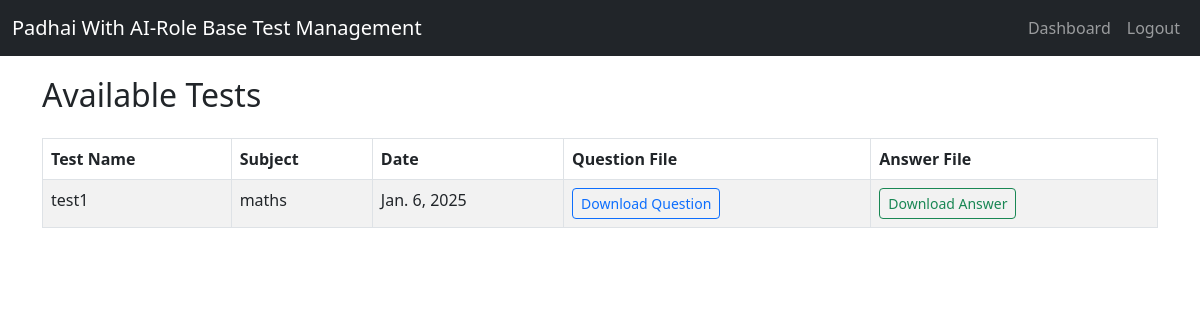
Page /test_list/ (signed in) on the committed database.
### test_management/models.py (models this page shows, shortened)
class Test(models.Model):
    name = models.CharField(max_length=255)
    subject = models.CharField(max_length=255)
    date = models.DateField()
    question_file = models.FileField(upload_to='test_files/', null=True, blank=True)
    answer_file = models.FileField(upload_to='test_files/', null=True, blank=True)
    active = models.BooleanField(default=True)
    created_date = models.DateTimeField(auto_now_add=True)
    created_by = models.ForeignKey(User, on_delete=models.CASCADE)

### test_management/views.py (the view)
# urls.py: path('test_list/', views.test_list, name='test_list'),
@login_required
def test_list(request):
    if request.user.userprofile.role != 'school':
        return redirect('dashboard')
    active_tests = Test.objects.filter(active=True)
    return render(request, 'test_list.html', {'tests': active_tests})

### test_management/templates/test_list.html (shortened to what this page needs)
{% extends 'base.html' %}
{% block content %}
<h2 class="mb-4">Available Tests</h2>
<table class="table table-bordered table-striped">
    <thead>
        <tr>
            <th>Test Name</th>
            <th>Subject</th>
            <th>Date</th>
            <th>Question File</th>
            <th>Answer File</th>
        </tr>
    </thead>
    <tbody>
        {% for test in tests %}
        <tr>
            <td>{{ test.name }}</td>
            <td>{{ test.subject }}</td>
            <td>{{ test.date }}</td>
            <td>
                {% if test.question_file %}
                    <a href="{{ test.question_file.url }}" class="btn btn-sm btn-outline-primary" download>Download Question</a>
                {% else %}
                    No File
                {% endif %}
            </td>
            <td>
                {% if test.answer_file %}
                    <a href="{{ test.answer_file.url }}" class="btn btn-sm btn-outline-success" download>Download Answer</a>
                {% else %}
                    No File
                {% endif %}
            </td>
        </tr>
        {% empty %}
        <tr>
            <td colspan="5" class="text-center">No active tests available.</td>
        </tr>
        {% endfor %}
    </tbody>
</table>
{% endblock %}

### rows in the picture
Test: name "test1", subject "maths", date "Jan. 6, 2025"
